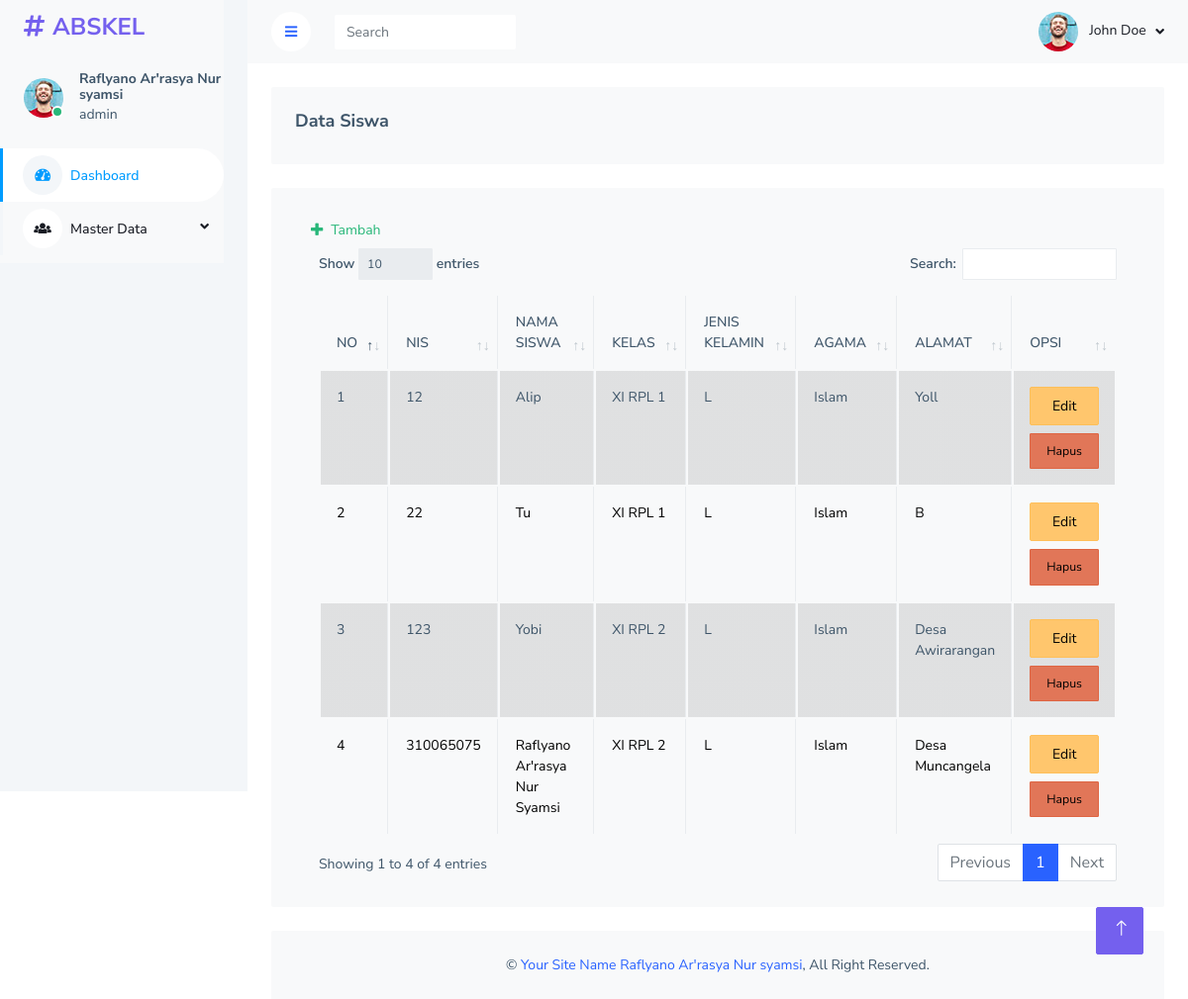
Page /index.php?page=siswa (signed in) on the committed database.
### tables this page shows
CREATE TABLE `users` (
  `id_user` int(11) NOT NULL,
  `username` varchar(255) NOT NULL,
  `email` text NOT NULL,
  `password` varchar(255) NOT NULL,
  `level` enum('admin','user') NOT NULL
);

CREATE TABLE `siswa` (
  `nis` int(11) NOT NULL,
  `nama_siswa` varchar(255) NOT NULL,
  `id_kelas` int(11) NOT NULL,
  `jk` enum('L','P') NOT NULL,
  `tgl` date NOT NULL,
  `alamat` text NOT NULL,
  `agama` enum('islam','kristen') NOT NULL
);

CREATE TABLE `kelas` (
  `id_kelas` int(11) NOT NULL,
  `nama_kelas` varchar(255) NOT NULL,
  `id_user` int(11) NOT NULL
);

### views/siswa.php (the view, shortened to what this page needs)
<div class="container-fluid pt-4 px-4">
    <div class="row text-capitalize g-4">
        <div class="col-sm-12 col-xl-6">
            <div class="bg-light rounded h-100 p-4">
                <div class="d-md-flex align-items-center">
                    <div>
                        <h4 class="card-title fs-bold d-flex justify-content-center align-items-center">data siswa</h4>
                    </div>
                </div>
            </div>
        </div>
    </div>
</div>
<div class="container-fluid pt-4 px-4">
<div class="row g-4">
    <div class="col-sm-12 col-xl-6">
    <div class="bg-light rounded h-100 p-4">
    <div class="table-responsive">
        <table  class="table table-striped table-bordered text-capitalize" id="zero_config">
          <a href="index.php?page=tambah" class="nav-item nav-link active text-success"><i class="fa fa-plus me-2 text-success"></i>Tambah</a>
            <thead class="text-uppercase">
                <tr>
                    <th>no</th>
                    <th>nis</th>
                    <th>nama siswa</th>
                    <th>kelas</th>
                    <th>jenis kelamin</th>
                    <th>agama</th>
                    <th>alamat</th>
                    <th>opsi</th>
                </tr>
            </thead>
            <tbody>
                <?php
                include "db/koneksi.php";
                $querytampil =
                  "SELECT * FROM siswa JOIN kelas ON siswa.id_kelas=kelas.id_kelas";
                $no = 1;
                $sqltampil = mysqli_query($koneksi, $querytampil);
                while ($prd = mysqli_fetch_array($sqltampil)) { ?>
                <tr>
                    <td><?php echo $no++; ?></td>
                    <td><?php echo $prd["nis"]; ?></td>
                    <td><?php echo $prd["nama_siswa"]; ?></td>
                    <td><?php echo $prd["nama_kelas"]; ?></td>
                    <td><?php echo $prd["jk"]; ?></td>
                    <td><?php echo $prd["agama"]; ?></td>
                    <td><?php echo $prd["alamat"]; ?></td>
                    <td>
                      <a href="index.php?page=edit&id=<?php echo $prd[
                        "nis"
                      ]; ?>" class="nav-item nav-link active btn btn-warning mb-2">Edit</a>
                      <a href="controllers/tambah_data.php?id=<?php echo $prd[
                        "nis"
                      ]; ?>" class="nav-item nav-link active btn btn-sm btn-danger">Hapus</a>
                    </td>
                </tr>
                <?php }
                ?>
            </tbody>
        </table>
    </div>
    </div>
    </div>
</div>
</div>

### index.php (shortened to what this page needs)
<?php
                    include "db/koneksi.php";
                    $result = mysqli_query($koneksi, "SELECT * FROM users");
                    $row = mysqli_fetch_array($result);
?>
<!DOCTYPE html>
<html lang="en">
<head>
    <link href="https://cdn.jsdelivr.net/npm/bootstrap@5.3.2/dist/css/bootstrap.css" rel="stylesheet">
<link href="https://cdnjs.cloudflare.com/ajax/libs/font-awesome/5.10.0/css/all.min.css" rel="stylesheet">
<link href="https://cdn.jsdelivr.net/npm/bootstrap-icons@1.4.1/font/bootstrap-icons.css" rel="stylesheet">
    <link href="lib/owlcarousel/assets/owl.carousel.min.css" rel="stylesheet">
    <link href="lib/tempusdominus/css/tempusdominus-bootstrap-4.min.css" rel="stylesheet" />
    <link href="css/bootstrap.min.css" rel="stylesheet">
    <link href="css/style.css" rel="stylesheet">
    <link href="assets/libs/flot/css/float-chart.css" rel="stylesheet" />
    <link
      href="assets/libs/datatables.net-bs4/css/dataTables.bootstrap4.css"
      rel="stylesheet"
    />
    <link href="dist/css/style.min.css" rel="stylesheet" />
</head>
<body>
    <div class="container-xxl position-relative bg-white d-flex p-0">
        <div class="sidebar pe-4 pb-3">
            <nav class="navbar bg-light navbar-light">
                <a href="index.php?page=home" class="navbar-brand mx-4 mb-3">
                    <h3 class="text-primary text-uppercase"><i class="fa fa-hashtag me-2"></i>abskel</h3>
                </a>
                <div class="d-flex align-items-center ms-4 mb-4">
                    <div class="position-relative">
                        <img class="rounded-circle" src="img/user.jpg" alt="" style="width: 40px; height: 40px;">
                        <div class="bg-success rounded-circle border border-2 border-white position-absolute end-0 bottom-0 p-1"></div>
                    </div>
                    <div class="ms-3">
                        <h6 class="mb-0"><?= $row["username"] ?></h6>
                        <span><?= $row["level"] ?></span>
                    </div>
                </div>
                <div class="navbar-nav w-100">
                    <a href="index.php?page=home" class="nav-item nav-link active"><i class="fa fa-tachometer-alt me-2"></i>Dashboard</a>
                    <div class="nav-item dropdown">
                        <a href="#" class="nav-link dropdown-toggle text-capitalize" data-bs-toggle="dropdown"><i class="fa fa-users me-2"></i>master data</a>
                    </div>
                </div>
            </nav>
        </div>
        <div class="content">
            <nav class="navbar navbar-expand bg-light navbar-light sticky-top px-4 py-0">
                <a href="#" class="sidebar-toggler flex-shrink-0">
                    <i class="fa fa-bars"></i>
                </a>
                <form class="d-none d-md-flex ms-4">
                    <input class="form-control border-0" type="search" placeholder="Search">
                </form>
                <div class="navbar-nav align-items-center ms-auto">
                    <div class="nav-item dropdown">
                        <a href="#" class="nav-link dropdown-toggle" data-bs-toggle="dropdown">
                            <img class="rounded-circle me-lg-2" src="img/user.jpg" alt="" style="width: 40px; height: 40px;">
                            <span class="d-none d-lg-inline-flex">John Doe</span>
                        </a>
                    </div>
                </div>
            </nav>
  <?php
  $page = $_GET["page"];
  switch ($page) {
    case "siswa":
      include "views/siswa.php";
      break;
  }
  ?>
            <div class="container-fluid pt-4 px-4">
                <div class="bg-light rounded-top p-4">
                    <div class="row">
                        <div class="col-12 col-sm-12 text-center text-sm-center text-md-center text-lg-center text-xl-center text-xxl-center">
                            &copy; <a href="#">Your Site Name Raflyano Ar'rasya Nur syamsi</a>, All Right Reserved.
                        </div>
                    </div>
                </div>
            </div>
        </div>
        <a href="#" class="btn btn-lg btn-primary btn-lg-square back-to-top"><i class="bi bi-arrow-up"></i></a>
    </div>
</body>
</html>

### css/style.css (style rules this page uses)
:root { --primary: #009CFF; --light: #F3F6F9; --dark: #191C24; --orange:#ff7800; --black:#130f40; --light-color:#666; --box-shadow:0 .5rem 1.5rem rgba(0,0,0,.1); --border:.2rem solid rgba(0,0,0,.1); --outline:.1rem solid rgba(0,0,0,.1); --outline-hover:.2rem solid var(--black); }
.back-to-top { position: fixed; display: none; right: 45px; bottom: 45px; z-index: 99; }
.btn { transition: .5s; }
.btn.btn-primary { color: #FFFFFF; }
.btn-lg-square { width: 48px; height: 48px; }
.btn-square, .btn-sm-square, .btn-lg-square { padding: 0; display: inline-flex; align-items: center; justify-content: center; font-weight: normal; border-radius: 50px; }
.sidebar { position: fixed; top: 0; left: 0; bottom: 0; width: 250px; height: 100vh; overflow-y: auto; background: var(--light); transition: 0.5s; z-index: 999; }
.content { margin-left: 250px; min-height: 100vh; background: #FFFFFF; transition: 0.5s; }
@media (min-width: 992px) { .sidebar { margin-left: 0; } }
@media (min-width: 992px) { .content { width: calc(100% - 250px); } }
.sidebar .navbar .navbar-nav .nav-link { padding: 7px 20px; color: var(--dark); font-weight: 500; border-left: 3px solid var(--light); border-radius: 0 30px 30px 0; outline: none; }
.sidebar .navbar .navbar-nav .nav-link:hover, .sidebar .navbar .navbar-nav .nav-link.active { color: var(--primary); background: #FFFFFF; border-color: var(--primary); }
.sidebar .navbar .navbar-nav .nav-link i { width: 40px; height: 40px; display: inline-flex; align-items: center; justify-content: center; background: #FFFFFF; border-radius: 40px; }
.sidebar .navbar .navbar-nav .nav-link:hover i, .sidebar .navbar .navbar-nav .nav-link.active i { background: var(--light); }
.sidebar .navbar .dropdown-toggle::after { position: absolute; top: 15px; right: 15px; border: none; content: "\f107"; font-family: "Font Awesome 5 Free"; font-weight: 900; transition: .5s; }
.content .navbar .navbar-nav .nav-link { margin-left: 25px; padding: 12px 0; color: var(--dark); outline: none; }
.content .navbar .sidebar-toggler, .content .navbar .navbar-nav .nav-link i { width: 40px; height: 40px; display: inline-flex; align-items: center; justify-content: center; background: #FFFFFF; border-radius: 40px; }
.content .navbar .dropdown-toggle::after { margin-left: 6px; vertical-align: middle; border: none; content: "\f107"; font-family: "Font Awesome 5 Free"; font-weight: 900; transition: .5s; }

### rows in the picture
users: username "Raflyano Ar'rasya Nur syamsi", level "admin"
siswa: nis "12", nama_siswa "Alip", id_kelas.nama_kelas "XI RPL 1", jk "L", agama "Islam", alamat "Yoll"
siswa: nis "22", nama_siswa "Tu", id_kelas.nama_kelas "XI RPL 1", jk "L", agama "Islam", alamat "B"
siswa: nis "123", nama_siswa "Yobi", id_kelas.nama_kelas "XI RPL 2", jk "L", agama "Islam", alamat "Desa Awirarangan"
siswa: nis "310065075", nama_siswa "Raflyano Ar'rasya Nur Syamsi", id_kelas.nama_kelas "XI RPL 2", jk "L", agama "Islam", alamat "Desa Muncangela"
